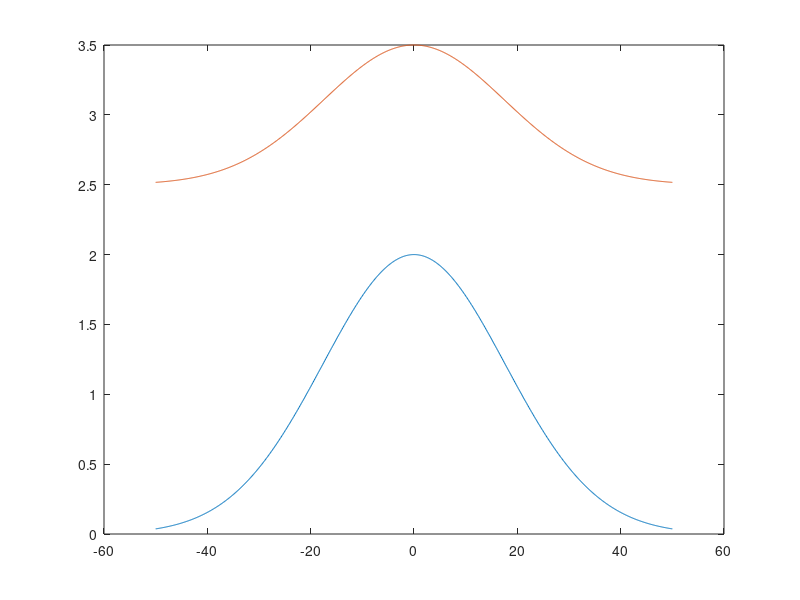

The MATLAB source for this figure:
clear all

x = -50:0.1:50;
s1 = 25;
s2 = 35;
y1 = 2.*exp(-x.^2/s1^2);
y2 = 2.5 + (exp(-x.^2/s2^2)).^2;

figure(5)
plot(x,y1,x,y2)